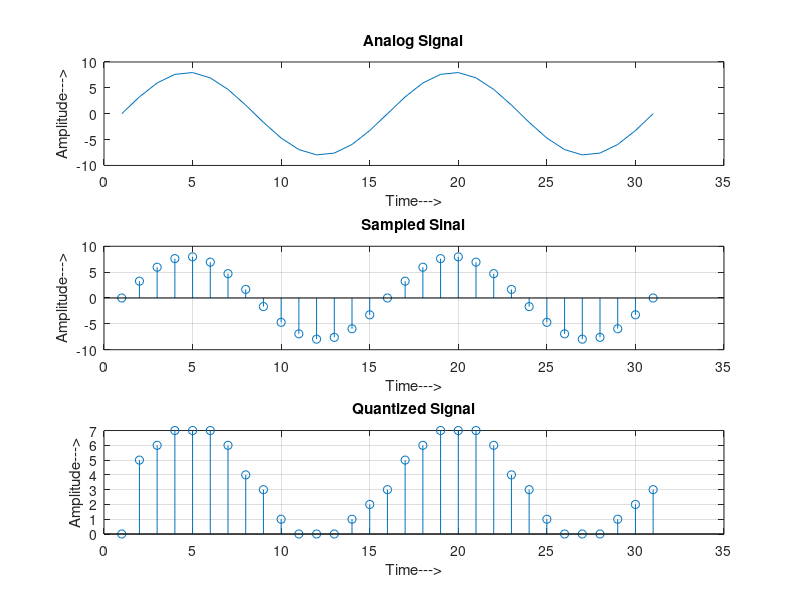

This chart was generated by the following MATLAB code:
clc;
close all;
clear all;
n=3; %Enter n value for n-bit PCM system
n1=15; %Enter number of samples in a period
L=2^n;
x=0:2*pi/n1:4*pi; % n1 nuber of samples have tobe selected
s=8*sin(x);
subplot(3,1,1);
plot(s);
title('Analog Signal');
ylabel('Amplitude--->');
xlabel('Time--->');
subplot(3,1,2);
stem(s);grid on; title('Sampled Sinal'); ylabel('Amplitude--->'); xlabel('Time--->');
%%%%%%%%Process of Quantization Starts%%%%%%%%%%%%%%%
vmax=8;
vmin=-vmax;
del=(vmax-vmin)/L;
part=vmin:del:vmax; % level are between vmin and vmax with difference of del
code=vmin+(del/2):del:vmax-(del/2); % Contaion Quantized valuses


%%%%%%%%%Encoding Process%%%%%%%%%%%%%%%
V=-1
for k=1:length(code)
code(k)=V+k
end
code;
%%%%%%==============================


p=[];
for i=1:length(s)
if (part(1)<s(i)&s(i)<part(2))
p(i)=code(1);
elseif (part(2)<s(i)&s(i)<part(3))
p(i)=code(2);
elseif (part(3)<s(i)&s(i)<part(4))
p(i)=code(3);
elseif (part(4)<s(i)&s(i)<part(5))
p(i)=code(4);
elseif (part(5)<s(i)&s(i)<part(6))
p(i)=code(5);
elseif (part(6)<s(i)&s(i)<part(7))
p(i)=code(6);
elseif (part(7)<s(i)&s(i)<part(8))
p(i)=code(7);
elseif (part(8)<s(i)&s(i)<part(9))
p(i)=code(8);
else
p(i)=0;
end
end
p;

subplot(3,1,3);
stem(p);grid on; % Display the Quantize values
title('Quantized Signal');
ylabel('Amplitude--->');
xlabel('Time--->');
final=dec2bin(p);